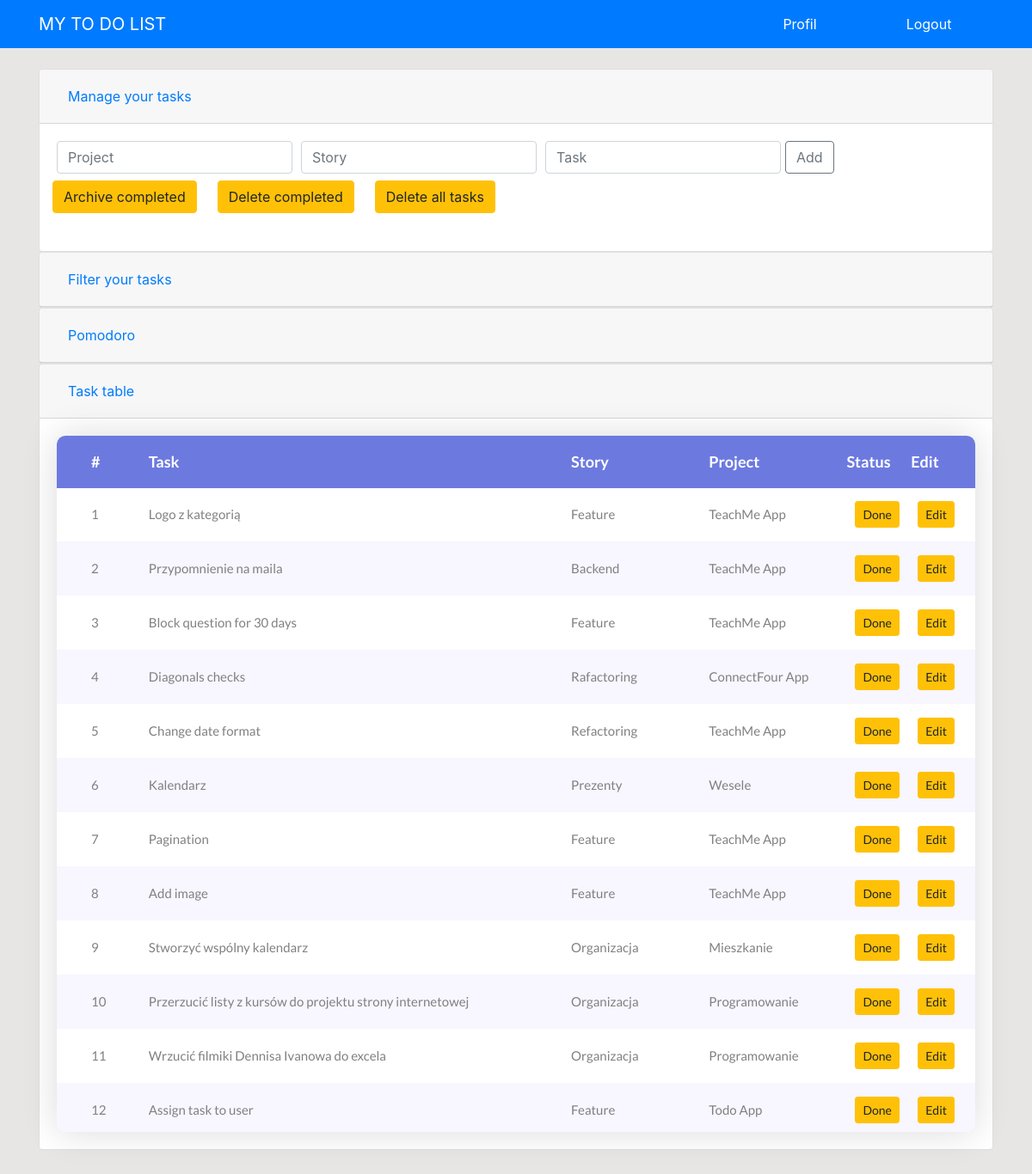
Before: / (signed in) with the older database file.
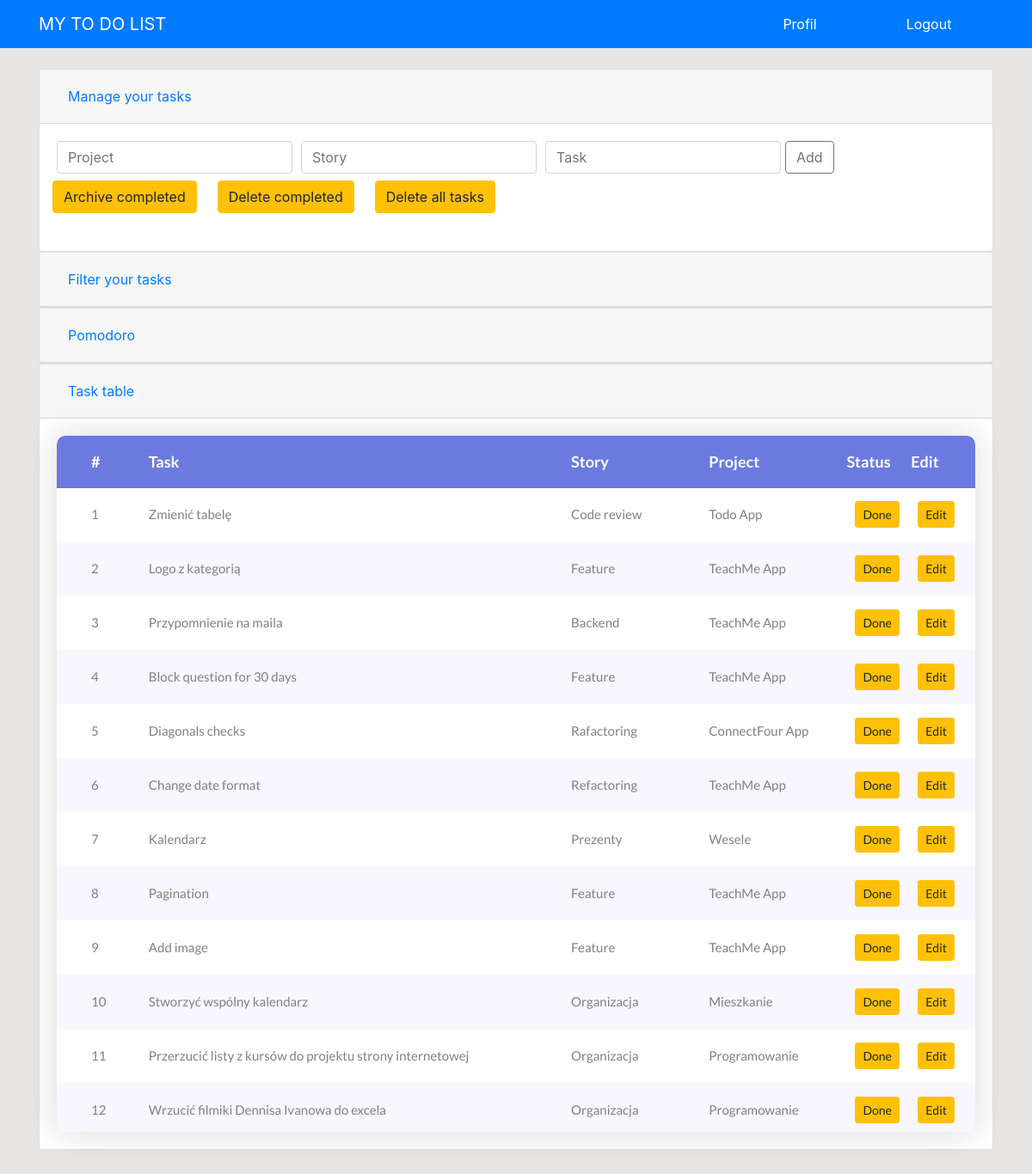
After: the same page with the newer database file.
### todo/models.py (models this page shows, shortened)
class Todo(models.Model):
    date_added = models.DateTimeField(default=timezone.now)
    task = models.CharField(max_length=100)
    story = models.CharField(max_length=100, default="-")
    project = models.CharField(max_length=100)
    complete = models.BooleanField(default=False)
    archived = models.BooleanField(default=False)

### todo/views.py (the view)
# urls.py: 2. Add a URL to urlpatterns:  path('', views.home, name='home')
def home(request):
    context = {'tasks': Todo.objects.filter(archived=False).order_by('-id')}
    return render(request, 'todo/home.html', context)

### todo/templates/todo/home.html (shortened to what this page needs)
{% extends 'todo/layout.html' %}
{% block content %}
    {% if user.is_authenticated %}
        {% include 'todo/home_parts/home_task_managing.html' %}
        {% include 'todo/home_parts/home_filtering.html' %}
        {% include 'todo/home_parts/home_pomodoro.html' %}
        {% include 'todo/home_parts/home_table.html' %}
    {% else %}
        <nav aria-label="breadcrumb">
            <ol class="breadcrumb">
                <li class="breadcrumb-item active" aria-current="page">Login to see your tasks</li>
            </ol>
        </nav>
    {% endif %}
{% endblock content %}

### todo/templates/todo/home_parts/home_table.html (shortened to what this page needs)
<div class="card">
    <div class="card-header" id="headingFourth">
      <h2 class="mb-0">
        <button class="btn btn-link btn-block text-left" type="button" data-toggle="collapse" data-target="#collapseFourth" aria-expanded="true" aria-controls="collapseFourth">
          Task table
        </button>
      </h2>
    </div>
    <div id="collapseFourth" class="collapse show" aria-labelledby="headingFourth" data-parent="#accordionExample">
        <div class="card-body">
            <div class="container-table100">
                <div class="wrap-table100">
                    <div class="table100 ver1 m-b-110">
                        <div class="table100-head">
                            <table>
                                <thead>
                                    <tr class="row100 head">
                                        <th class="cell100 column1">#</th>
                                        <th class="cell100 column2">Task</th>
                                        <th class="cell100 column3">Story</th>
                                        <th class="cell100 column4">Project</th>
                                        <th class="cell100 column5">Status</th>
                                        <th class="cell100 column6">Edit</th>
                                    </tr>
                                </thead>
                            </table>
                        </div>
                        <div class="table100-body js-pscroll">
                            <table id="myTable">
                                <tbody>
                                    {% for task in tasks %}
                                    <tr class="row100 body">
                                        <td class="cell100 column1">{{ forloop.counter }}</td>
                                        <td class="cell100 column2">{{ task.task }}</td>
                                        <td class="cell100 column3">{{ task.story }}</td>
                                        <td class="cell100 column4">{{ task.project }}</td>
                                        <td class="cell100 column5" style="padding-left: 10px;">
                                            <a href="{% url 'completed' task.id %}"><button type="button" class="btn btn-warning btn-sm">Done</button></a>
                                        </td>
                                        <td class="cell100 column6" style="padding-left: 8px;">
                                            <button type="button" class="btn btn-warning btn-sm" data-toggle="modal" data-target="#task{{ forloop.counter }}">Edit</button>
                                        </td>
                                    </tr>
                                    {% endfor %}
                                </tbody>
                            </table>
                        </div>
                    </div>
                </div>
            </div>
        </div>
        </div>
    </div>
</div>

Changed rows visible on the page:
no longer on this page (row unchanged): Todo: task "Assign task to user", story "Feature", project "Todo App"
added Todo: task "Zmienić tabelę", story "Code review", project "Todo App"
